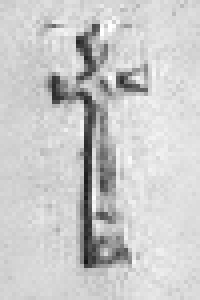
#> input picture Archaehack/archive/Aa27.png, 50 x 75 px (shown 4 times larger)
$ python -i homogenize_data.py   (imports and definitions only)
#> lines starting #> are read from the running program, lines starting #| are printed output that depends on the picture
"""
Homogenize images in the archaeohack-starterpack dataset.
Standardizes all images to the same size, format, and properties.
"""

import argparse
from pathlib import Path
from PIL import Image
import numpy as np
from tqdm import tqdm
import json


def homogenize_image(
    image_path: Path,
    output_path: Path,
    target_size: tuple = (224, 224),
    target_mode: str = 'RGB',
    maintain_aspect_ratio: bool = True,
    padding_color: tuple = (255, 255, 255)
):
    """
    Homogenize a single image.

    Args:
        image_path: Path to input image
        output_path: Path to save homogenized image
        target_size: Target (width, height)
        target_mode: Target color mode ('RGB', 'L', etc.)
        maintain_aspect_ratio: If True, pad to maintain aspect ratio
        padding_color: Color for padding (RGB tuple)

    Returns:
        bool: True if successful
    """
#> called with image_path = '../Archaehack/archive/Aa27.png', output_path = 'out.png', target_size = (224, 224), target_mode = 'RGB', maintain_aspect_ratio = True, padding_color = (255, 255, 255)
    try:
        # Open image
        img = Image.open(image_path)
#> img is the input picture: PIL image 50x75 L; min 20, max 255, mean 202.2

        # Convert to target mode
        if img.mode != target_mode:
            if target_mode == 'RGB':
                if img.mode == 'L':
                    img = img.convert('RGB')
#> img: PIL image 50x75 RGB
                elif img.mode == 'RGBA':
                    # Create white background
                    background = Image.new('RGB', img.size, padding_color)
                    background.paste(img, mask=img.split()[3] if len(img.split()) == 4 else None)
                    img = background
                else:
                    img = img.convert(target_mode)
            else:
                img = img.convert(target_mode)

        # Resize
        if maintain_aspect_ratio:
            # Calculate aspect ratio
            img_ratio = img.width / img.height
#> img_ratio = 0.667
            target_ratio = target_size[0] / target_size[1]

            if img_ratio > target_ratio:
                # Image is wider - fit to width
                new_width = target_size[0]
                new_height = int(target_size[0] / img_ratio)
            else:
                # Image is taller - fit to height
                new_height = target_size[1]
                new_width = int(target_size[1] * img_ratio)
#> new_width = 149

            # Resize with high-quality resampling
            img = img.resize((new_width, new_height), Image.Resampling.LANCZOS)
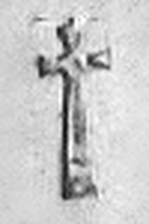
#> img: PIL image 149x224 RGB; min 9, max 255, mean 202.1

            # Create new image with target size and padding
            new_img = Image.new(target_mode, target_size, padding_color)
#> new_img: PIL image 224x224 RGB; every value is 255

            # Paste resized image centered
            paste_x = (target_size[0] - new_width) // 2
#> paste_x = 37
            paste_y = (target_size[1] - new_height) // 2
            new_img.paste(img, (paste_x, paste_y))
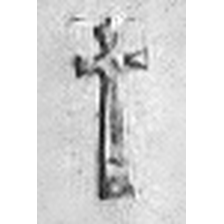
#> new_img: PIL image 224x224 RGB; min 9, max 255, mean 219.8
            img = new_img
        else:
            # Direct resize (may distort aspect ratio)
            img = img.resize(target_size, Image.Resampling.LANCZOS)

        # Save
        output_path.parent.mkdir(parents=True, exist_ok=True)
        img.save(output_path, 'PNG', optimize=False)
        return True

    except Exception as e:
        print(f"Error processing {image_path}: {e}")
        return False


# [157 lines left out: functions homogenize_directory, main, not called in this run]


# [2 lines not run here, left out]

>>> result = homogenize_image('../Archaehack/archive/Aa27.png', 'out.png')

$ run again, on Archaehack/archive/G43 (10).png
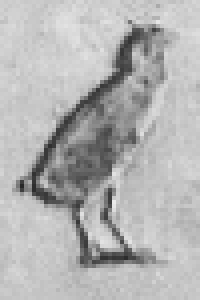
#> input picture Archaehack/archive/G43 (10).png, 50 x 75 px (shown 4 times larger)
#> in homogenize_image, img is the input picture: PIL image 50x75 L; min 39, max 234, mean 179
#> in homogenize_image, `img = img.resize((new_width, new_height), Image.Resampling.LANCZOS)`:
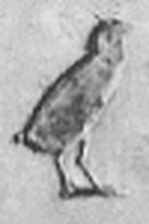
#> img: PIL image 149x224 RGB; min 39, max 247, mean 179
#> in homogenize_image, `new_img.paste(img, (paste_x, paste_y))`:
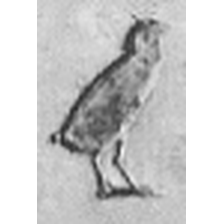
#> new_img: PIL image 224x224 RGB; min 39, max 255, mean 204.5
